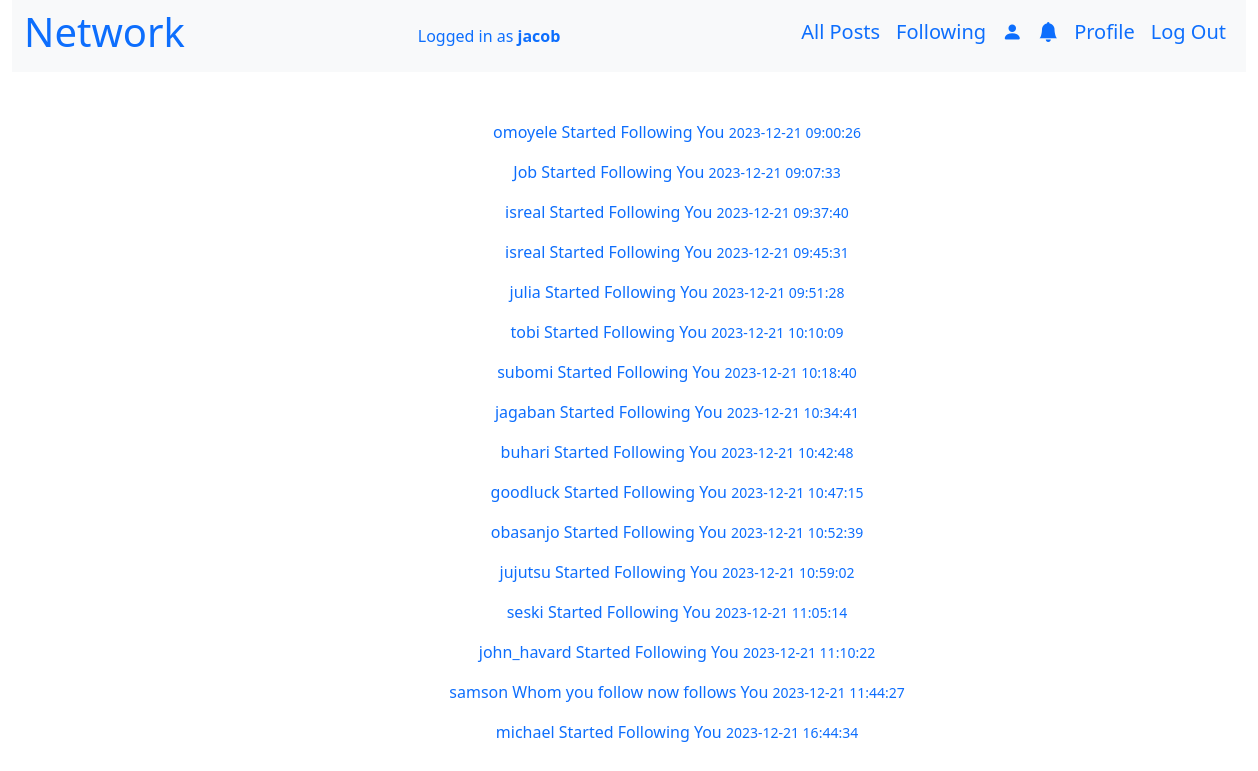
Page /get_notification (signed in) on the committed database.
### network/models.py (models this page shows, shortened)
class User(AbstractUser):
    pass

class Notification(models.Model):
    user = models.ForeignKey(User,on_delete=models.CASCADE)
    content = models.TextField()
    type = models.TextField(null=True)
    post = models.ForeignKey(Post,null=True,on_delete=models.SET_NULL)
    timestamp = models.DateTimeField(auto_now_add=True)
    is_read = models.BooleanField(default=False)

### network/views.py (the view, shortened to what this page needs)
# urls.py: path("get_notification",views.get_notification,name="get_notification"),
@login_required
def get_notification(request):
    if request.method == "GET":
        user = request.user
        notifications = Notification.objects.filter(user=user,is_read=False)
        notifications.order_by("-timestamp").all()
        return render(request,"network/notification.html",{"notification":notifications})
    else:
        return JsonResponse({'status':'error',"message":"Method not allowed"},status=405)

### network/templates/network/notification.html
{% extends "network/layout.html" %}
{% block body %}
<div class="container-fluid m5">
{% for note in notification %}
<div class="container-fluid mb-3 text-primary text-center" onclick="view_note('{{ note.id }}')" >
    {% if note.type == "post" %}
    <a href="{% url 'get_post' post_id=note.post.id %}" class="nav-link">
        {{ note.content }}
        <small> {{ note.timestamp |date:"Y-m-d H:i:s" }}</small>
    </a>
    {% else %}
    <a href="{% url 'get_all_user'%}" class="nav-link">
        {{ note.content }}
        <small> {{ note.timestamp |date:"Y-m-d H:i:s" }}</small>
    </a>
    {% endif %}
</div>
{% empty %}
<h6 class="text-center h4">You have No Notification</h6>
{% endfor %}
</div>
{% endblock %}

### network/templates/network/layout.html (shortened to what this page needs)
{% load static %}
<!DOCTYPE html>
<html lang="en">
    <head>
        <link href="https://cdn.jsdelivr.net/npm/bootstrap@5.3.2/dist/css/bootstrap.min.css" rel="stylesheet">
    </head>
        <link rel="stylesheet" href="https://cdn.jsdelivr.net/npm/bootstrap-icons@1.11.2/font/bootstrap-icons.min.css">
        <link href="{% static 'network/styles.css' %}" rel="stylesheet">
    </head>
    <body>
      <div class="container-fluid">
        <nav class="navbar navbar-expand bg-light">
            <div class="container-fluid">
            <h3 class="h1 text-primary">Network</h3>
            {% if user.is_authenticated %}
                <a class="nav-link text-primary " href="#"> Logged in as<strong> {{ user.username }}</strong></a>
        {% endif %}
              <ul class="navbar-nav mr-auto ">
                {% if user.is_authenticated %}
                <li class="nav-item h5">
                    <a class="nav-link text-primary" href="{% url 'index' %}">All Posts</a>
                  </li>
                    <li class="nav-item h5">
                        <a class="nav-link text-primary" href="{% url 'get_friends_post' %}">Following</a>
                    </li>
                    <li class="nav-item h5">
                        <a class="nav-link text-primary" href="{% url 'get_all_user' %}"><i class="bi bi-person-fill text-primary"></i></a>
                    </li>
                    <li class="nav-item h5">
                        <a class="nav-link text-primary" href="{% url 'get_notification' %}"><i class="bi bi-bell-fill text-primary"></i></a>
                    </li>
                    <li class="nav-item h5">
                        <a class="nav-link text-primary" href="{% url 'get_profile' user_id=user.id %}"><span class="notification">Profile</a>
                    </li>
                    <li class="nav-item h5">
                        <a class="nav-link text-primary" href="{% url 'logout' %}">Log Out</a>
                    </li>
                {% endif %}
              </ul>
            </div>
          </nav>
        </div>
        <div class="container-fluid m-5">
            {% block body %}
            {% endblock %}
        </div>
    </body>
</html>

### rows in the picture
User: username "jacob"
Notification: content "omoyele Started Following You", timestamp "2023-12-21 09:00:26"
Notification: content "Job Started Following You", timestamp "2023-12-21 09:07:33"
Notification: content "isreal Started Following You", timestamp "2023-12-21 09:37:40"
Notification: content "isreal Started Following You", timestamp "2023-12-21 09:45:31"
Notification: content "julia Started Following You", timestamp "2023-12-21 09:51:28"
Notification: content "tobi Started Following You", timestamp "2023-12-21 10:10:09"
Notification: content "subomi Started Following You", timestamp "2023-12-21 10:18:40"
Notification: content "jagaban Started Following You", timestamp "2023-12-21 10:34:41"
Notification: content "buhari Started Following You", timestamp "2023-12-21 10:42:48"
Notification: content "goodluck Started Following You", timestamp "2023-12-21 10:47:15"
Notification: content "obasanjo Started Following You", timestamp "2023-12-21 10:52:39"
Notification: content "jujutsu Started Following You", timestamp "2023-12-21 10:59:02"
Notification: content "seski Started Following You", timestamp "2023-12-21 11:05:14"
Notification: content "john_havard Started Following You", timestamp "2023-12-21 11:10:22"
Notification: content "samson Whom you follow now follows You", timestamp "2023-12-21 11:44:27"
Notification: content "michael Started Following You", timestamp "2023-12-21 16:44:34"
